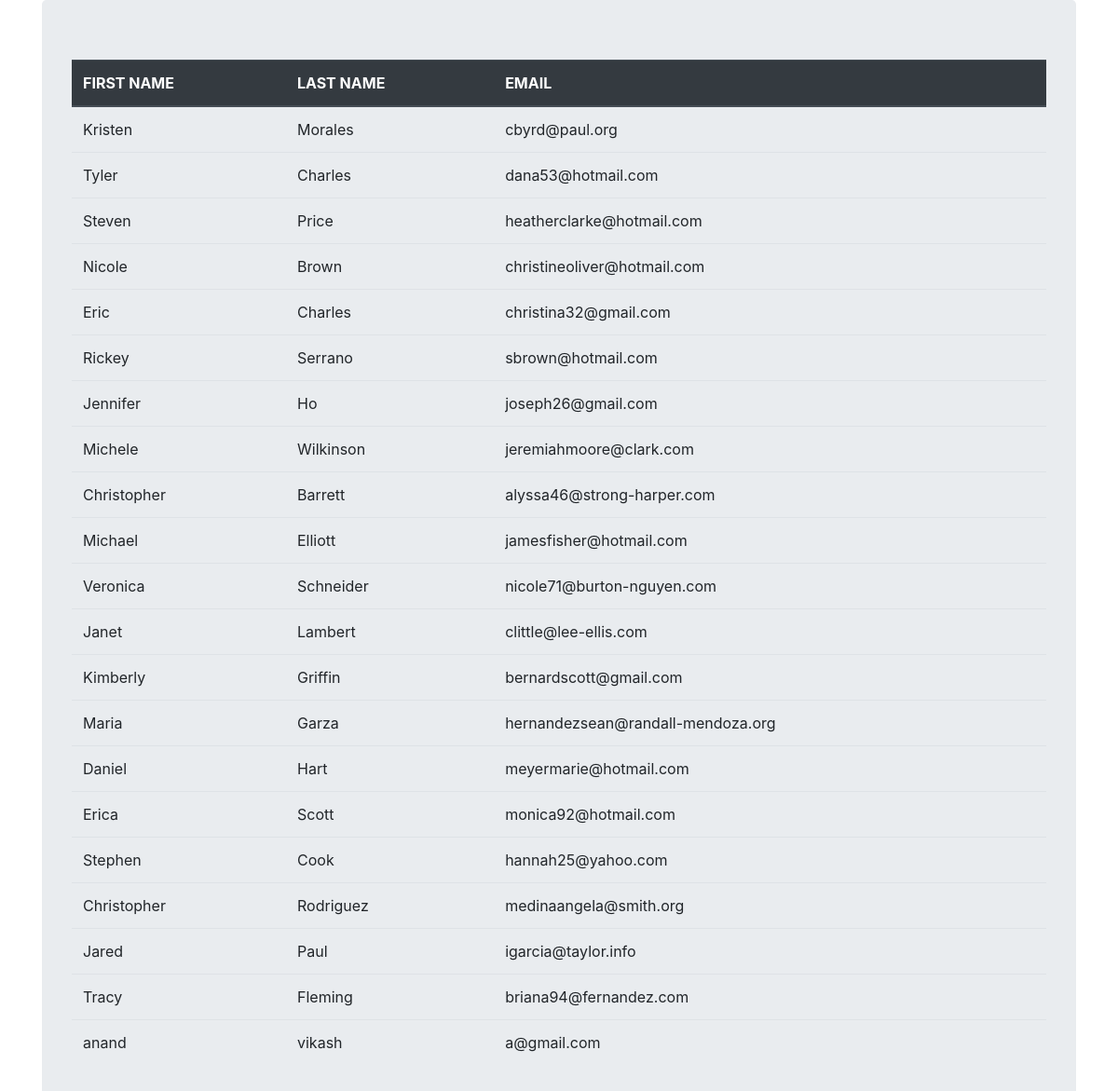
/first_app/users/, run on the app's committed database.
### first_app/models.py (models this page shows, shortened)
class Users(models.Model):
    first_name = models.CharField(max_length=264)
    last_name  = models.CharField(max_length=264)
    email = models.EmailField(max_length=264)

### first_app/views.py (the view)
# urls.py: path('users/',views.customers,name='customers'),
def customers(request):
    cus_list = Users.objects.all()
    dic = {'cus_list':cus_list}
    return render(request,'first_app/customers.html',context=dic)

### templates/first_app/customers.html (shortened to what this page needs)
<!DOCTYPE html>
<html lang="en">
<head>
    <link rel="stylesheet" href="https://stackpath.bootstrapcdn.com/bootstrap/4.4.1/css/bootstrap.min.css">
</head>
<body>
<div  class="container">
    <div class="jumbotron">
        {% if cus_list %}
        <table class="table">
            <thead class="thead-dark">
            <th>FIRST NAME</th>
            <th>LAST NAME</th>
            <th>EMAIL</th>
            </thead>
            {% for u in cus_list %}
                <tr>
                    <td>{{ u.first_name }}</td>
                    <td>{{ u.last_name }}</td>
                    <td>{{ u.email }}</td>
                </tr>
            {% endfor %}
        </table>
        {% else %}
        <p>NO RECORDS FOUND</p>
        {% endif %}
    </div>
</div>
</body>
</html>

### data on the page
Users: first_name "Kristen", last_name "Morales", email "cbyrd@paul.org"
Users: first_name "Tyler", last_name "Charles", email "dana53@hotmail.com"
Users: first_name "Steven", last_name "Price", email "heatherclarke@hotmail.com"
Users: first_name "Nicole", last_name "Brown", email "christineoliver@hotmail.com"
Users: first_name "Eric", last_name "Charles", email "christina32@gmail.com"
Users: first_name "Rickey", last_name "Serrano", email "sbrown@hotmail.com"
Users: first_name "Jennifer", last_name "Ho", email "joseph26@gmail.com"
Users: first_name "Michele", last_name "Wilkinson", email "jeremiahmoore@clark.com"
Users: first_name "Christopher", last_name "Barrett", email "alyssa46@strong-harper.com"
Users: first_name "Michael", last_name "Elliott", email "jamesfisher@hotmail.com"
Users: first_name "Veronica", last_name "Schneider", email "nicole71@burton-nguyen.com"
Users: first_name "Janet", last_name "Lambert", email "clittle@lee-ellis.com"
Users: first_name "Kimberly", last_name "Griffin", email "bernardscott@gmail.com"
Users: first_name "Maria", last_name "Garza", email "hernandezsean@randall-mendoza.org"
Users: first_name "Daniel", last_name "Hart", email "meyermarie@hotmail.com"
Users: first_name "Erica", last_name "Scott", email "monica92@hotmail.com"
Users: first_name "Stephen", last_name "Cook", email "hannah25@yahoo.com"
Users: first_name "Christopher", last_name "Rodriguez", email "medinaangela@smith.org"
Users: first_name "Jared", last_name "Paul", email "igarcia@taylor.info"
Users: first_name "Tracy", last_name "Fleming", email "briana94@fernandez.com"
Users: first_name "anand", last_name "vikash", email "a@gmail.com"
